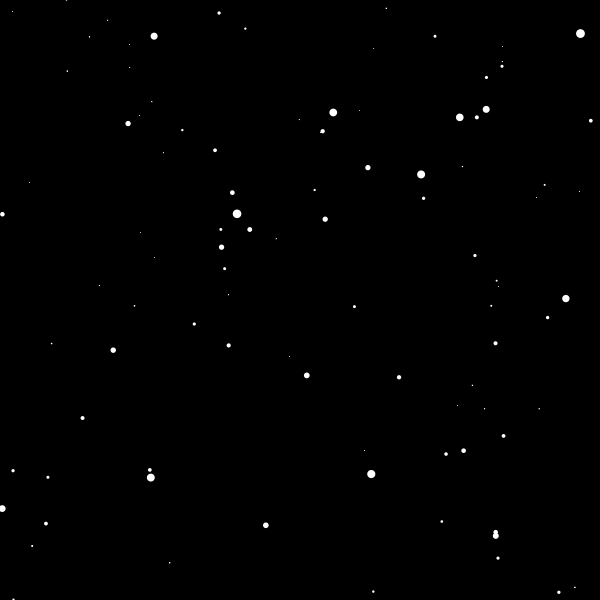
Frame 1 (no input)
Frame 60 (the mouse pressed at the canvas centre just before this capture): identical to frame 1, image omitted
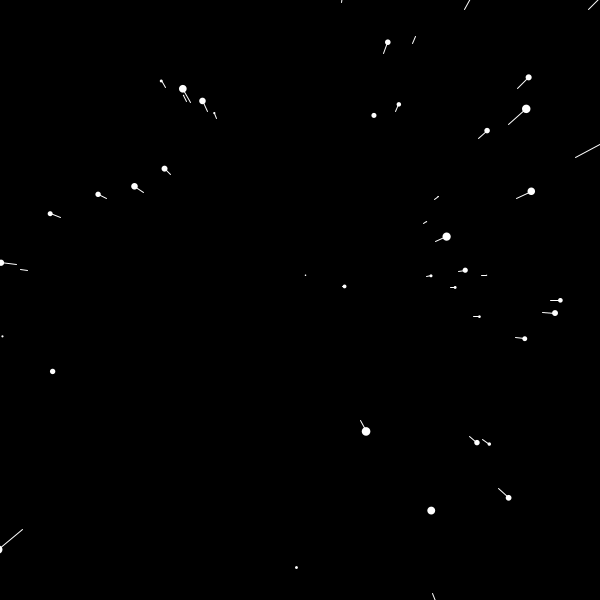
Frame 120 (the mouse held since frame 60 and released just before this capture)

The Processing sketch that drew these frames (run headless with seeded random() and noise(); from frame 60 on, the mouse is pressed at the canvas centre):

// Processing sketch: Starfield
// ── Starfield.pde
// The main two functions you need to have are setup() and draw()
// The setup function is used to set up the program, and the draw 
// function is the "iterative" function of the program

Star[] stars = new Star[1000];

float speed;

void setup(){
  size(600, 600);
  for(int i = 0; i < stars.length; i++){
    stars[i] = new Star();
  }
}

void draw(){
  speed = map(mouseX, 0, width, 0, 30);
  background(0, 0, 0);
  translate(width/2, height/2);
  for(int i = 0; i < stars.length; i++){
    stars[i].move();
    stars[i].show();
  }
}

// ── Star.pde
class Star {
  private float x = random(-width, width);
  private float y = random(-height, height);
  private float z = random(width);
  
  float px;
  float py;
  float pz = z;
  
  void move(){
    // infinity
    z = z - speed;
    
    // for not infinity
    if(z < 1){
      x = random(-width, width);
      y = random(-height, height);
      z = random(width);
      pz = z;
    }
    
  }
  
  void show(){
    fill(255);
    noStroke();
    
    float sx = map(x / z, 0, 1, 0, width);
    float sy = map(y / z, 0, 1, 0, height);
    
    float r = map(z, 0 , width, 12, 0);
    ellipse(sx, sy, r, r);
    
    float px = map(x / pz, 0, 1, 0, width);
    float py = map(y / pz, 0, 1, 0, height);
    
    pz = z;
    
    stroke(255);
    line(px, py, sx, sy);
  }
  
}
